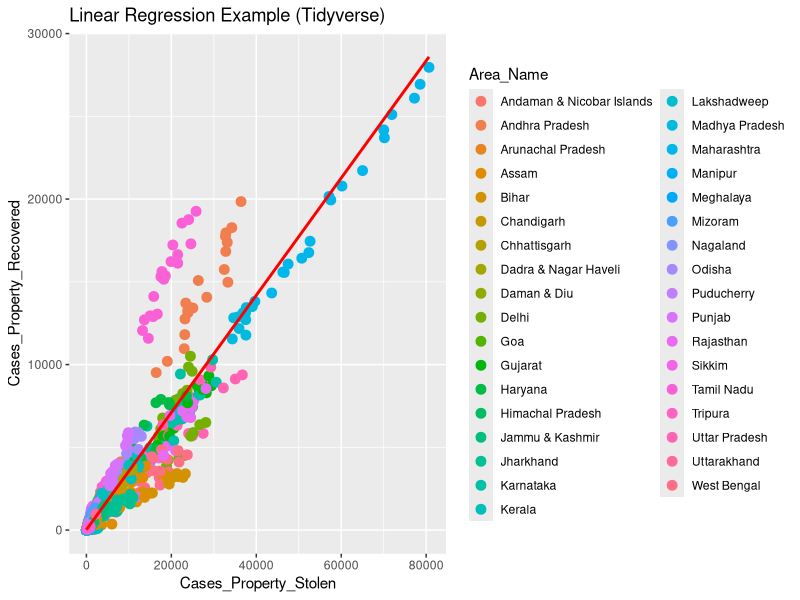

R code for this plot:
library (tidyverse)
library(broom)
library(modelr)

read.csv("10_Property_stolen_and_recovered.csv") ->df
view(df)

model <-lm(Cases_Property_Stolen~Cases_Property_Recovered,data = df)
model

df %>%
  ggplot(aes(x = Cases_Property_Stolen, y = Cases_Property_Recovered , color = Area_Name )) +
  geom_point (size = 3) +
  geom_smooth(method = "lm", se = FALSE, color = "red") +
  labs(
    title = "Linear Regression Example (Tidyverse)",
    x = "Cases_Property_Stolen",
    y= "Cases_Property_Recovered"
  )

